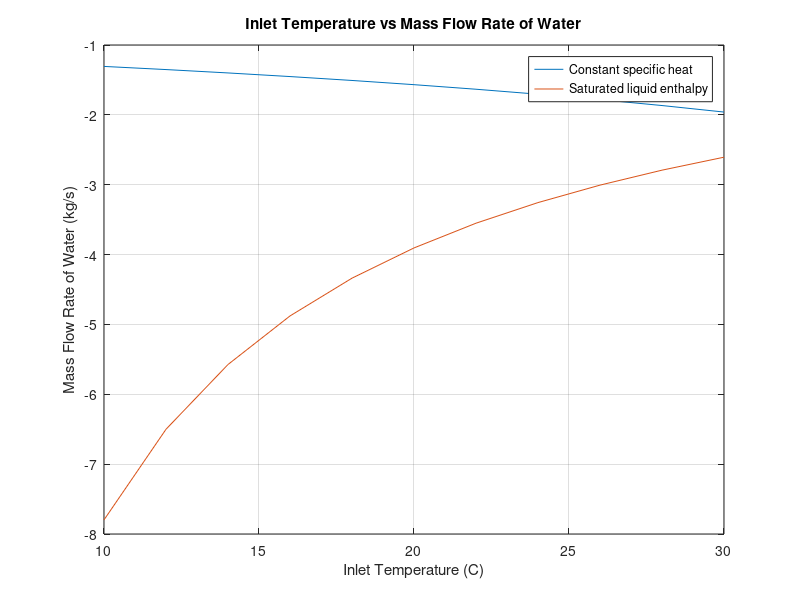

MATLAB code to generate this figure:
% Name: Omar Ebrahim
% Student ID: 110076575
% Email: ebrahimo@uwindsor.ca
clear; clc;

% This section defines variables for ethylene glycol
c_p_glycol = 2.56; % Defining cp to 2.56 kJ/kg*C
m_dot_glycol = 3.2; % Defining flow rate of 3.2 kg/s
T_in_glycol = 80; % Defining inlet temperature to 80C
T_out_glycol = 40; % Defining outlet temperature to 40C
h_glycol = c_p_glycol * (T_out_glycol - T_in_glycol); % Calculating enthalpy of glycol

% This section defines variables for water
c_p_water = 4.18; % Defining cp to 4.18 kJ/kg*C
T_water_10 = 10; % Defining water temperature at 10C
T_water_15 = 15; % Defining water temperature at 15C
T_water_20 = 20; % Defining water temperature at 20C
T_water_25 = 25; % Defining water temperature at 25C
T_water_30 = 30; % Defining water temperature at 30C
interval = 2; % Defining interval to 2C
% Defining inlet temperature from 10C to 30C in increments of 2C
T_in_water = T_water_10:interval:T_water_30;
T_out_water = 70; % Defining outlet temperature to 70C

% 1) Solving for enthalpy (h) for water analytically
% Solving for enthalpy (h) using h = cp*deltaT = cp(T_out - T_in)
counter = 0; % Intialize counter for the for loop
h_water_analytical = zeros(1); % Intialize results matrix for the for loop
for T_water_analytical = T_in_water
  counter = counter + 1; % Add counter with 1
  h = c_p_water * (T_out_water - T_water_analytical);
  h_water_analytical(counter) = h; % Setting enthalpy value to a matrix
end

% 2) Solving for saturated liquid water enthalpy (h_R) using interpolation
h_R_10 = 42.022; % Enthalpy values for Temperature 10C
h_R_15 = 62.982; % Enthalpy values for Temperature 15C
h_R_20 = 83.915; % Enthalpy values for Temperature 20C
h_R_25 = 104.83; % Enthalpy values for Temperature 25C
h_R_30 = 125.74; % Enthalpy values for Temperature 30C
counter = 0; % Intialize counter for the for loop
h_R_water = zeros(1); % Intialize results matrix for the for loop

% This for loop calculates the interpolated enthalphy values of water
for T_water_interpolated = T_in_water
  counter = counter + 1; % Add counter with 1

  if T_water_interpolated == 10 % If temperature is 10C
    h = h_R_10; % Set enthalpy value to 42.022
    h_R_water(counter) = h; % Setting enthalpy value to a matrix
    continue % Skip to next iteration
  end

  % If temperature is between 10C and 15C
  if 10 < T_water_interpolated && T_water_interpolated < 15
    % Calculating temperature interpolation factor from (mid - low)/(high - low)
    T_interpolation_factor = (T_water_interpolated - T_water_10) ...
                             /(T_water_15 - T_water_10);
    % Interpolating for the enthalpy value (h)
    h = (h_R_15 - h_R_10) * T_interpolation_factor + h_R_10;
    h_R_water(counter) = h; % Setting interpolated value to a matrix
    continue % Skip to next iteration
  end

  % if temperature is between 15C and 20C
  if 15 < T_water_interpolated && T_water_interpolated < 20 % If temperature is 15C
    % Calculating temperature interpolation factor from (mid - low)/(high - low)
    T_interpolation_factor = (T_water_interpolated - T_water_15) ...
                             /(T_water_20 - T_water_15);
    % Interpolating for the enthalpy value (h)
    h = (h_R_20 - h_R_15) * T_interpolation_factor + h_R_15;
    h_R_water(counter) = h; % Setting interpolated value to a matrix
    continue % Skip to next iteration
  end

  if T_water_interpolated == 20 % If temperature is 20C
    h = h_R_20; % Set enthalpy value to 83.915
    h_R_water(counter) = h; % Setting enthalpy value to a matrix
    continue % Skip to next iteration
  end

  % if temperature is between 20C and 25C
  if 20 < T_water_interpolated && T_water_interpolated < 25 % If temperature is 15C
    % Calculating temperature interpolation factor from (mid - low)/(high - low)
    T_interpolation_factor = (T_water_interpolated - T_water_20) ...
                             /(T_water_25 - T_water_20);
    % Interpolating for the enthalpy value (h)
    h = (h_R_25 - h_R_20) * T_interpolation_factor + h_R_20;
    h_R_water(counter) = h; % Setting interpolated value to a matrix
    continue % Skip to next iteration
  end

  % if temperature is between 25C and 30C
   if 25 < T_water_interpolated && T_water_interpolated < 30 % If temperature is 15C
    % Calculating temperature interpolation factor from (mid - low)/(high - low)
    T_interpolation_factor = (T_water_interpolated - T_water_25) ...
                             /(T_water_30 - T_water_25);
    % Interpolating for the enthalpy value (h)
    h = (h_R_30 - h_R_25) * T_interpolation_factor + h_R_25;
    h_R_water(counter) = h; % Setting interpolated value to a matrix
    continue % Skip to next iteration
  end


  if T_water_interpolated == 30 % If temperature is 30C
    h = h_R_30; % Set enthalpy value to 125.74
    h_R_water(counter) = h; % Setting enthalpy value to a matrix
    continue % Skip to next iteration
  end
end

% Calculating the mass flow rate of water from analytical enthalpy
m_dot_water_analytical = m_dot_glycol * h_glycol ./ h_water_analytical;
% Calculating the mass flow rate of water from interpolated enthalpy
m_dot_water_interpolated = m_dot_glycol * h_glycol ./ h_R_water;

% Plotting inlet temperature vs mass flow rate of water
plot(T_in_water, m_dot_water_analytical); % Plotting analytical values
hold on; % Hold on to plot the next graph
plot(T_in_water, m_dot_water_interpolated); % Plotting interpolated values
hold off; % Turn off hold
title('Inlet Temperature vs Mass Flow Rate of Water'); % Setting title
xlabel('Inlet Temperature (C)'); % Setting x-axis label
ylabel('Mass Flow Rate of Water (kg/s)'); % Setting y-axis label
legend('Constant specific heat', 'Saturated liquid enthalpy'); % Setting legend
grid on; % Turning on grid

% Outputting data to a data ledger
fprintf(['\tInlet Temperature (C)  \t\t\tMass Flow Rate of Water from constant specific ' ...
    'heat  \t\t\tMass Flow Rate of Water from saturated liquid enthalpy\n']);
fprintf(['---------------------------------------------------------------------' ...
    '---------------------------------------------------------------' ...
    '---------------------------------------\n']);
for i = 1:length(T_in_water)
  fprintf('%20.2f  %56.2f  %64.2f\n', T_in_water(i), m_dot_water_analytical(i), ...
          m_dot_water_interpolated(i));
end
